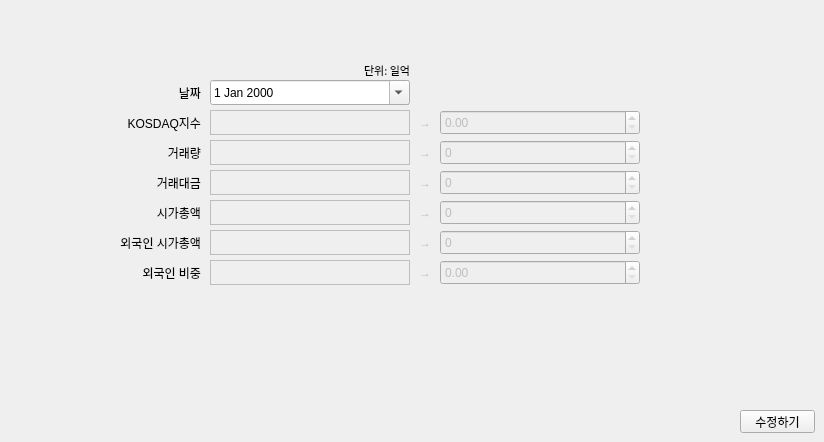
        <widget class="QWidget" name="kedit_2">
         <attribute name="title">
          <string>데이터 수정</string>
         </attribute>
         <widget class="QWidget" name="widget_6" native="true">
          <property name="geometry">
           <rect>
            <x>70</x>
            <y>50</y>
            <width>731</width>
            <height>300</height>
           </rect>
          </property>
          <widget class="QLabel" name="label_50">
           <property name="geometry">
            <rect>
             <x>350</x>
             <y>30</y>
             <width>100</width>
             <height>25</height>
            </rect>
           </property>
           <property name="text">
            <string/>
           </property>
          </widget>
          <widget class="QLabel" name="label_51">
           <property name="geometry">
            <rect>
             <x>30</x>
             <y>90</y>
             <width>101</width>
             <height>25</height>
            </rect>
           </property>
           <property name="text">
            <string>거래량</string>
           </property>
           <property name="alignment">
            <set>Qt::AlignRight|Qt::AlignTrailing|Qt::AlignVCenter</set>
           </property>
          </widget>
          <widget class="QDateEdit" name="date_kedit_2">
           <property name="geometry">
            <rect>
             <x>140</x>
             <y>30</y>
             <width>200</width>
             <height>25</height>
            </rect>
           </property>
           <property name="calendarPopup">
            <bool>true</bool>
           </property>
          </widget>
          <widget class="QLabel" name="label_52">
           <property name="geometry">
            <rect>
             <x>30</x>
             <y>120</y>
             <width>101</width>
             <height>25</height>
            </rect>
           </property>
           <property name="text">
            <string>거래대금</string>
           </property>
           <property name="alignment">
            <set>Qt::AlignRight|Qt::AlignTrailing|Qt::AlignVCenter</set>
           </property>
          </widget>
          <widget class="QLabel" name="label_59">
           <property name="geometry">
            <rect>
             <x>30</x>
             <y>180</y>
             <width>101</width>
             <height>25</height>
            </rect>
           </property>
           <property name="text">
            <string>외국인 시가총액</string>
           </property>
           <property name="alignment">
            <set>Qt::AlignRight|Qt::AlignTrailing|Qt::AlignVCenter</set>
           </property>
          </widget>
          <widget class="QLabel" name="label_60">
           <property name="geometry">
            <rect>
             <x>30</x>
             <y>150</y>
             <width>101</width>
             <height>25</height>
            </rect>
           </property>
           <property name="text">
            <string>시가총액</string>
           </property>
           <property name="alignment">
            <set>Qt::AlignRight|Qt::AlignTrailing|Qt::AlignVCenter</set>
           </property>
          </widget>
          <widget class="QWidget" name="group_kadd_6" native="true">
           <property name="enabled">
            <bool>false</bool>
           </property>
           <property name="geometry">
            <rect>
             <x>140</x>
             <y>60</y>
             <width>521</width>
             <height>191</height>
            </rect>
           </property>
           <widget class="QDoubleSpinBox" name="spin_kedit6_2">
            <property name="geometry">
             <rect>
              <x>230</x>
              <y>150</y>
              <width>200</width>
              <height>25</height>
             </rect>
            </property>
            <property name="decimals">
             <number>2</number>
            </property>
           </widget>
           <widget class="QSpinBox" name="spin_kedit2_2">
            <property name="geometry">
             <rect>
              <x>230</x>
              <y>30</y>
              <width>200</width>
              <height>25</height>
             </rect>
            </property>
           </widget>
           <widget class="QDoubleSpinBox" name="spin_kedit1_2">
            <property name="geometry">
             <rect>
              <x>230</x>
              <y>0</y>
              <width>200</width>
              <height>25</height>
             </rect>
            </property>
            <property name="decimals">
             <number>2</number>
            </property>
            <property name="maximum">
             <double>9999.989999999999782</double>
            </property>
           </widget>
           <widget class="QSpinBox" name="spin_kedit3_2">
            <property name="geometry">
             <rect>
              <x>230</x>
              <y>60</y>
              <width>200</width>
              <height>25</height>
             </rect>
            </property>
           </widget>
           <widget class="QSpinBox" name="spin_kedit4_2">
            <property name="geometry">
             <rect>
              <x>230</x>
              <y>90</y>
              <width>200</width>
              <height>25</height>
             </rect>
            </property>
           </widget>
           <widget class="QSpinBox" name="spin_kedit5_2">
            <property name="geometry">
             <rect>
              <x>230</x>
              <y>120</y>
              <width>200</width>
              <height>25</height>
             </rect>
            </property>
           </widget>
           <widget class="QLabel" name="label_kedit4_2">
            <property name="geometry">
             <rect>
              <x>0</x>
              <y>90</y>
              <width>200</width>
              <height>25</height>
             </rect>
            </property>
            <property name="autoFillBackground">
             <bool>false</bool>
            </property>
            <property name="frameShape">
             <enum>QFrame::Box</enum>
            </property>
            <property name="text">
             <string/>
            </property>
           </widget>
           <widget class="QLabel" name="label_kedit6_2">
            <property name="geometry">
             <rect>
              <x>0</x>
              <y>150</y>
              <width>200</width>
              <height>25</height>
             </rect>
            </property>
            <property name="autoFillBackground">
             <bool>false</bool>
            </property>
            <property name="frameShape">
             <enum>QFrame::Box</enum>
            </property>
            <property name="text">
             <string/>
            </property>
           </widget>
           <widget class="QLabel" name="label_kedit1_2">
            <property name="geometry">
             <rect>
              <x>0</x>
              <y>0</y>
              <width>200</width>
              <height>25</height>
             </rect>
            </property>
            <property name="autoFillBackground">
             <bool>false</bool>
            </property>
            <property name="frameShape">
             <enum>QFrame::Box</enum>
            </property>
            <property name="text">
             <string/>
            </property>
           </widget>
           <widget class="QLabel" name="label_kedit3_2">
            <property name="geometry">
             <rect>
              <x>0</x>
              <y>60</y>
              <width>200</width>
              <height>25</height>
             </rect>
            </property>
            <property name="autoFillBackground">
             <bool>false</bool>
            </property>
            <property name="frameShape">
             <enum>QFrame::Box</enum>
            </property>
            <property name="text">
             <string/>
            </property>
           </widget>
           <widget class="QLabel" name="label_kedit5_2">
            <property name="geometry">
             <rect>
              <x>0</x>
              <y>120</y>
              <width>200</width>
              <height>25</height>
             </rect>
            </property>
            <property name="autoFillBackground">
             <bool>false</bool>
            </property>
            <property name="frameShape">
             <enum>QFrame::Box</enum>
            </property>
            <property name="text">
             <string/>
            </property>
           </widget>
           <widget class="QLabel" name="label_kedit2_2">
            <property name="geometry">
             <rect>
              <x>0</x>
              <y>30</y>
              <width>200</width>
              <height>25</height>
             </rect>
            </property>
            <property name="autoFillBackground">
             <bool>false</bool>
            </property>
            <property name="frameShape">
             <enum>QFrame::Box</enum>
            </property>
            <property name="text">
             <string/>
            </property>
           </widget>
           <widget class="QLabel" name="label_61">
            <property name="geometry">
             <rect>
              <x>200</x>
              <y>0</y>
              <width>30</width>
              <height>25</height>
             </rect>
            </property>
            <property name="text">
             <string>→</string>
            </property>
            <property name="alignment">
             <set>Qt::AlignCenter</set>
            </property>
           </widget>
           <widget class="QLabel" name="label_62">
            <property name="geometry">
             <rect>
              <x>200</x>
              <y>30</y>
              <width>30</width>
              <height>25</height>
             </rect>
            </property>
            <property name="text">
             <string>→</string>
            </property>
            <property name="alignment">
             <set>Qt::AlignCenter</set>
            </property>
           </widget>
           <widget class="QLabel" name="label_63">
            <property name="geometry">
             <rect>
              <x>200</x>
              <y>60</y>
              <width>30</width>
              <height>25</height>
             </rect>
            </property>
            <property name="text">
             <string>→</string>
            </property>
            <property name="alignment">
             <set>Qt::AlignCenter</set>
            </property>
           </widget>
           <widget class="QLabel" name="label_64">
            <property name="geometry">
             <rect>
              <x>200</x>
              <y>90</y>
              <width>30</width>
              <height>25</height>
             </rect>
            </property>
            <property name="text">
             <string>→</string>
            </property>
            <property name="alignment">
             <set>Qt::AlignCenter</set>
            </property>
           </widget>
           <widget class="QLabel" name="label_65">
            <property name="geometry">
             <rect>
              <x>200</x>
              <y>120</y>
              <width>30</width>
              <height>25</height>
             </rect>
            </property>
            <property name="text">
             <string>→</string>
            </property>
            <property name="alignment">
             <set>Qt::AlignCenter</set>
            </property>
           </widget>
           <widget class="QLabel" name="label_66">
            <property name="geometry">
             <rect>
              <x>200</x>
              <y>150</y>
              <width>30</width>
              <height>25</height>
             </rect>
            </property>
            <property name="text">
             <string>→</string>
            </property>
            <property name="alignment">
             <set>Qt::AlignCenter</set>
            </property>
           </widget>
          </widget>
          <widget class="QLabel" name="label_67">
           <property name="geometry">
            <rect>
             <x>30</x>
             <y>60</y>
             <width>101</width>
             <height>25</height>
            </rect>
           </property>
           <property name="text">
            <string>KOSDAQ지수</string>
           </property>
           <property name="alignment">
            <set>Qt::AlignRight|Qt::AlignTrailing|Qt::AlignVCenter</set>
           </property>
          </widget>
          <widget class="QLabel" name="label_68">
           <property name="geometry">
            <rect>
             <x>30</x>
             <y>30</y>
             <width>101</width>
             <height>25</height>
            </rect>
           </property>
           <property name="text">
            <string>날짜</string>
           </property>
           <property name="alignment">
            <set>Qt::AlignRight|Qt::AlignTrailing|Qt::AlignVCenter</set>
           </property>
          </widget>
          <widget class="QLabel" name="label_69">
           <property name="geometry">
            <rect>
             <x>30</x>
             <y>210</y>
             <width>101</width>
             <height>25</height>
            </rect>
           </property>
           <property name="text">
            <string>외국인 비중</string>
           </property>
           <property name="alignment">
            <set>Qt::AlignRight|Qt::AlignTrailing|Qt::AlignVCenter</set>
           </property>
          </widget>
          <widget class="QLabel" name="label_70">
           <property name="geometry">
            <rect>
             <x>240</x>
             <y>10</y>
             <width>100</width>
             <height>20</height>
            </rect>
           </property>
           <property name="font">
            <font>
             <family>맑은 고딕</family>
             <pointsize>8</pointsize>
            </font>
           </property>
           <property name="text">
            <string>단위: 일억</string>
           </property>
           <property name="alignment">
            <set>Qt::AlignRight|Qt::AlignTrailing|Qt::AlignVCenter</set>
           </property>
          </widget>
         </widget>
         <widget class="QPushButton" name="btn_kedit_2">
          <property name="geometry">
           <rect>
            <x>740</x>
            <y>410</y>
            <width>75</width>
            <height>23</height>
           </rect>
          </property>
          <property name="text">
           <string>수정하기</string>
          </property>
         </widget>
        </widget>
